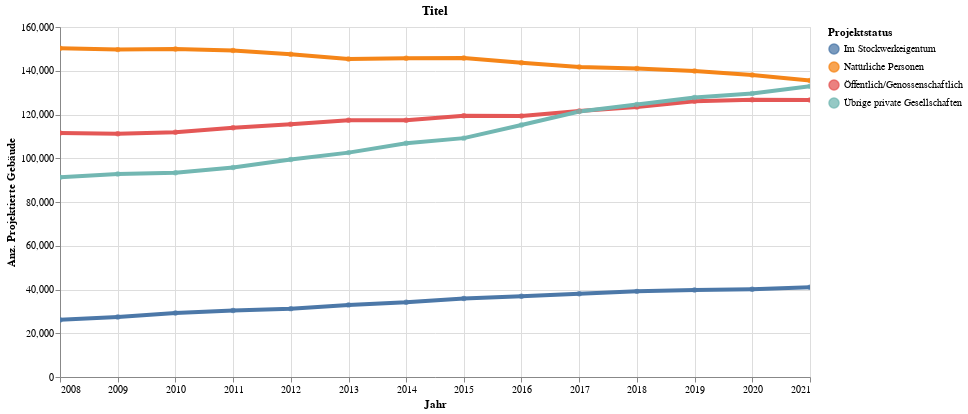

The code cell stored with this chart in its notebook:
### Code cell
myTitle="Titel"

highlight = alt.selection(type='single', on='mouseover',
                          fields=['EigGruLang'], nearest=True)
#x='date:StichtagDatJahr',
base = alt.Chart(myAgg.reset_index().query('sum_PersTotal > 1'), title=myTitle).encode(
    x=alt.X('StichtagDatJahr', axis=alt.Axis(title='Jahr'))# , axis=alt.Axis(format='%', title='percentage')
    , y=alt.X('sum_PersTotal', axis=alt.Axis(title='Anz. Projektierte Gebäude'))
    , color=alt.Color('EigGruLang', legend=alt.Legend(title="Projektstatus", orient="right"))  
    ,tooltip=['StichtagDatJahr', 'StichtagDatJahr', 'EigGruSort', 'EigGruLang','sum_PersTotal','sum_NatAuGebAu']    
)
points = base.mark_circle().encode(
    opacity=alt.value(0.75)
).add_selection(
    highlight
).properties(
    width=750 , height=350
)
lines = base.mark_line().encode(
    size=alt.condition(~highlight, alt.value(0.5), alt.value(4))
).interactive()

lines + points

### Figure 1 — Vega-Lite specification as saved in the notebook (floating-point values rounded to 4 significant figures)
{"config": {"view": {"continuousWidth": 400, "continuousHeight": 300}}, "layer": [{"mark": "line", "encoding": {"color": {"type": "nominal", "field": "EigGruLang", "legend": {"orient": "right", "title": "Projektstatus"}}, "size": {"condition": {"value": 0.5, "selection": {"not": "selector003"}}, "value": 4}, "tooltip": [{"type": "temporal", "field": "StichtagDatJahr"}, {"type": "temporal", "field": "StichtagDatJahr"}, {"type": "quantitative", "field": "EigGruSort"}, {"type": "nominal", "field": "EigGruLang"}, {"type": "quantitative", "field": "sum_PersTotal"}, {"type": "quantitative", "field": "sum_NatAuGebAu"}], "x": {"type": "temporal", "axis": {"title": "Jahr"}, "field": "StichtagDatJahr"}, "y": {"type": "quantitative", "axis": {"title": "Anz. Projektierte Gebäude"}, "field": "sum_PersTotal"}}, "selection": {"selector004": {"type": "interval", "bind": "scales", "encodings": ["x", "y"]}}, "title": "Titel"}, {"mark": "circle", "encoding": {"color": {"type": "nominal", "field": "EigGruLang", "legend": {"orient": "right", "title": "Projektstatus"}}, "opacity": {"value": 0.75}, "tooltip": [{"type": "temporal", "field": "StichtagDatJahr"}, {"type": "temporal", "field": "StichtagDatJahr"}, {"type": "quantitative", "field": "EigGruSort"}, {"type": "nominal", "field": "EigGruLang"}, {"type": "quantitative", "field": "sum_PersTotal"}, {"type": "quantitative", "field": "sum_NatAuGebAu"}], "x": {"type": "temporal", "axis": {"title": "Jahr"}, "field": "StichtagDatJahr"}, "y": {"type": "quantitative", "axis": {"title": "Anz. Projektierte Gebäude"}, "field": "sum_PersTotal"}}, "height": 350, "selection": {"selector003": {"type": "single", "on": "mouseover", "fields": ["EigGruLang"], "nearest": true}}, "title": "Titel", "width": 750}], "data": {"name": "data-d3d23f5805fef56f85b06ff6b2c544d3"}, "$schema": "https://vega.github.io/schema/vega-lite/v4.8.1.json", "datasets": {"data-d3d23f5805fef56f85b06ff6b2c544d3": [{"StichtagDatJahr": "2008-01-01T00:00:00", "EigGruSort": 1, "EigGruLang": "Öffentlich/Genossenschaftlich", "sum_PersTotal": 111566, "sum_NatCHGebCH": 68919, "sum_NatAuGebAu": 21058}, {"StichtagDatJahr": "2008-01-01T00:00:00", "EigGruSort": 2, "EigGruLang": "Übrige private Gesellschaften", "sum_PersTotal": 91361, "sum_NatCHGebCH": 48513, "sum_NatAuGebAu": 28145}, {"StichtagDatJahr": "2008-01-01T00:00:00", "EigGruSort": 3, "EigGruLang": "Natürliche Personen", "sum_PersTotal": 150271, "sum_NatCHGebCH": 84134, "sum_NatAuGebAu": 43925}, {"StichtagDatJahr": "2008-01-01T00:00:00", "EigGruSort": 4, "EigGruLang": "Im Stockwerkeigentum", "sum_PersTotal": 26114, "sum_NatCHGebCH": 15960, "sum_NatAuGebAu": 5855}, {"StichtagDatJahr": "2009-01-01T00:00:00", "EigGruSort": 1, "EigGruLang": "Öffentlich/Genossenschaftlich", "sum_PersTotal": 111213, "sum_NatCHGebCH": 68877, "sum_NatAuGebAu": 20605}, {"StichtagDatJahr": "2009-01-01T00:00:00", "EigGruSort": 2, "EigGruLang": "Übrige private Gesellschaften", "sum_PersTotal": 92847, "sum_NatCHGebCH": 48874, "sum_NatAuGebAu": 28936}, {"StichtagDatJahr": "2009-01-01T00:00:00", "EigGruSort": 3, "EigGruLang": "Natürliche Personen", "sum_PersTotal": 149658, "sum_NatCHGebCH": 83770, "sum_NatAuGebAu": 43487}, {"StichtagDatJahr": "2009-01-01T00:00:00", "EigGruSort": 4, "EigGruLang": "Im Stockwerkeigentum", "sum_PersTotal": 27457, "sum_NatCHGebCH": 16555, "sum_NatAuGebAu": 6246}, {"StichtagDatJahr": "2010-01-01T00:00:00", "EigGruSort": 1, "EigGruLang": "Öffentlich/Genossenschaftlich", "sum_PersTotal": 111926, "sum_NatCHGebCH": 69297, "sum_NatAuGebAu": 20462}, {"StichtagDatJahr": "2010-01-01T00:00:00", "EigGruSort": 2, "EigGruLang": "Übrige private Gesellschaften", "sum_PersTotal": 93383, "sum_NatCHGebCH": 49065, "sum_NatAuGebAu": 29093}, {"StichtagDatJahr": "2010-01-01T00:00:00", "EigGruSort": 3, "EigGruLang": "Natürliche Personen", "sum_PersTotal": 149912, "sum_NatCHGebCH": 83305, "sum_NatAuGebAu": 43869}, {"StichtagDatJahr": "2010-01-01T00:00:00", "EigGruSort": 4, "EigGruLang": "Im Stockwerkeigentum", "sum_PersTotal": 29287, "sum_NatCHGebCH": 17435, "sum_NatAuGebAu": 6730}, {"StichtagDatJahr": "2011-01-01T00:00:00", "EigGruSort": 4, "EigGruLang": "Im Stockwerkeigentum", "sum_PersTotal": 30436, "sum_NatCHGebCH": 17913, "sum_NatAuGebAu": 7131}, {"StichtagDatJahr": "2011-01-01T00:00:00", "EigGruSort": 3, "EigGruLang": "Natürliche Personen", "sum_PersTotal": 149303, "sum_NatCHGebCH": 82309, "sum_NatAuGebAu": 44491}, {"StichtagDatJahr": "2011-01-01T00:00:00", "EigGruSort": 1, "EigGruLang": "Öffentlich/Genossenschaftlich", "sum_PersTotal": 113894, "sum_NatCHGebCH": 69932, "sum_NatAuGebAu": 21239}, {"StichtagDatJahr": "2011-01-01T00:00:00", "EigGruSort": 2, "EigGruLang": "Übrige private Gesellschaften", "sum_PersTotal": 95731, "sum_NatCHGebCH": 49191, "sum_NatAuGebAu": 30977}, {"StichtagDatJahr": "2012-01-01T00:00:00", "EigGruSort": 1, "EigGruLang": "Öffentlich/Genossenschaftlich", "sum_PersTotal": 115560, "sum_NatCHGebCH": 71079, "sum_NatAuGebAu": 21279}, {"StichtagDatJahr": "2012-01-01T00:00:00", "EigGruSort": 2, "EigGruLang": "Übrige private Gesellschaften", "sum_PersTotal": 99406, "sum_NatCHGebCH": 50228, "sum_NatAuGebAu": 32957}, {"StichtagDatJahr": "2012-01-01T00:00:00", "EigGruSort": 3, "EigGruLang": "Natürliche Personen", "sum_PersTotal": 147496, "sum_NatCHGebCH": 80940, "sum_NatAuGebAu": 44391}, {"StichtagDatJahr": "2012-01-01T00:00:00", "EigGruSort": 4, "EigGruLang": "Im Stockwerkeigentum", "sum_PersTotal": 31255, "sum_NatCHGebCH": 18251, "sum_NatAuGebAu": 7451}, {"StichtagDatJahr": "2013-01-01T00:00:00", "EigGruSort": 4, "EigGruLang": "Im Stockwerkeigentum", "sum_PersTotal": 32968, "sum_NatCHGebCH": 19147, "sum_NatAuGebAu": 8028}, {"StichtagDatJahr": "2013-01-01T00:00:00", "EigGruSort": 1, "EigGruLang": "Öffentlich/Genossenschaftlich", "sum_PersTotal": 117357, "sum_NatCHGebCH": 71923, "sum_NatAuGebAu": 21636}, {"StichtagDatJahr": "2013-01-01T00:00:00", "EigGruSort": 2, "EigGruLang": "Übrige private Gesellschaften", "sum_PersTotal": 102575, "sum_NatCHGebCH": 51339, "sum_NatAuGebAu": 34469}, {"StichtagDatJahr": "2013-01-01T00:00:00", "EigGruSort": 3, "EigGruLang": "Natürliche Personen", "sum_PersTotal": 145421, "sum_NatCHGebCH": 79024, "sum_NatAuGebAu": 44604}, {"StichtagDatJahr": "2014-01-01T00:00:00", "EigGruSort": 3, "EigGruLang": "Natürliche Personen", "sum_PersTotal": 145753, "sum_NatCHGebCH": 78791, "sum_NatAuGebAu": 45024}, {"StichtagDatJahr": "2014-01-01T00:00:00", "EigGruSort": 4, "EigGruLang": "Im Stockwerkeigentum", "sum_PersTotal": 34131, "sum_NatCHGebCH": 19647, "sum_NatAuGebAu": 8438}, {"StichtagDatJahr": "2014-01-01T00:00:00", "EigGruSort": 1, "EigGruLang": "Öffentlich/Genossenschaftlich", "sum_PersTotal": 117344, "sum_NatCHGebCH": 71887, "sum_NatAuGebAu": 21363}, {"StichtagDatJahr": "2014-01-01T00:00:00", "EigGruSort": 2, "EigGruLang": "Übrige private Gesellschaften", "sum_PersTotal": 106884, "sum_NatCHGebCH": 52884, "sum_NatAuGebAu": 36677}, {"StichtagDatJahr": "2015-01-01T00:00:00", "EigGruSort": 1, "EigGruLang": "Öffentlich/Genossenschaftlich", "sum_PersTotal": 119443, "sum_NatCHGebCH": 73055, "sum_NatAuGebAu": 21674}, {"StichtagDatJahr": "2015-01-01T00:00:00", "EigGruSort": 2, "EigGruLang": "Übrige private Gesellschaften", "sum_PersTotal": 109197, "sum_NatCHGebCH": 53622, "sum_NatAuGebAu": 37712}, {"StichtagDatJahr": "2015-01-01T00:00:00", "EigGruSort": 3, "EigGruLang": "Natürliche Personen", "sum_PersTotal": 145788, "sum_NatCHGebCH": 78225, "sum_NatAuGebAu": 45409}, {"StichtagDatJahr": "2015-01-01T00:00:00", "EigGruSort": 4, "EigGruLang": "Im Stockwerkeigentum", "sum_PersTotal": 35900, "sum_NatCHGebCH": 20599, "sum_NatAuGebAu": 8921}, {"StichtagDatJahr": "2016-01-01T00:00:00", "EigGruSort": 1, "EigGruLang": "Öffentlich/Genossenschaftlich", "sum_PersTotal": 119341, "sum_NatCHGebCH": 72896, "sum_NatAuGebAu": 21451}, {"StichtagDatJahr": "2016-01-01T00:00:00", "EigGruSort": 2, "EigGruLang": "Übrige private Gesellschaften", "sum_PersTotal": 115199, "sum_NatCHGebCH": 56018, "sum_NatAuGebAu": 40418}, {"StichtagDatJahr": "2016-01-01T00:00:00", "EigGruSort": 3, "EigGruLang": "Natürliche Personen", "sum_PersTotal": 143685, "sum_NatCHGebCH": 77270, "sum_NatAuGebAu": 44557}, {"StichtagDatJahr": "2016-01-01T00:00:00", "EigGruSort": 4, "EigGruLang": "Im Stockwerkeigentum", "sum_PersTotal": 36956, "sum_NatCHGebCH": 21087, "sum_NatAuGebAu": 9251}, {"StichtagDatJahr": "2017-01-01T00:00:00", "EigGruSort": 1, "EigGruLang": "Öffentlich/Genossenschaftlich", "sum_PersTotal": 121557, "sum_NatCHGebCH": 74046, "sum_NatAuGebAu": 21970}, {"StichtagDatJahr": "2017-01-01T00:00:00", "EigGruSort": 2, "EigGruLang": "Übrige private Gesellschaften", "sum_PersTotal": 121387, "sum_NatCHGebCH": 57977, "sum_NatAuGebAu": 43534}, {"StichtagDatJahr": "2017-01-01T00:00:00", "EigGruSort": 3, "EigGruLang": "Natürliche Personen", "sum_PersTotal": 141703, "sum_NatCHGebCH": 76081, "sum_NatAuGebAu": 43940}, {"StichtagDatJahr": "2017-01-01T00:00:00", "EigGruSort": 4, "EigGruLang": "Im Stockwerkeigentum", "sum_PersTotal": 38080, "sum_NatCHGebCH": 21691, "sum_NatAuGebAu": 9529}, {"StichtagDatJahr": "2018-01-01T00:00:00", "EigGruSort": 4, "EigGruLang": "Im Stockwerkeigentum", "sum_PersTotal": 39145, "sum_NatCHGebCH": 22129, "sum_NatAuGebAu": 9765}, {"StichtagDatJahr": "2018-01-01T00:00:00", "EigGruSort": 3, "EigGruLang": "Natürliche Personen", "sum_PersTotal": 141042, "sum_NatCHGebCH": 75552, "sum_NatAuGebAu": 43739}, {"StichtagDatJahr": "2018-01-01T00:00:00", "EigGruSort": 1, "EigGruLang": "Öffentlich/Genossenschaftlich", "sum_PersTotal": 123432, "sum_NatCHGebCH": 75333, "sum_NatAuGebAu": 21875}, {"StichtagDatJahr": "2018-01-01T00:00:00", "EigGruSort": 2, "EigGruLang": "Übrige private Gesellschaften", "sum_PersTotal": 124530, "sum_NatCHGebCH": 59004, "sum_NatAuGebAu": 44913}, {"StichtagDatJahr": "2019-01-01T00:00:00", "EigGruSort": 1, "EigGruLang": "Öffentlich/Genossenschaftlich", "sum_PersTotal": 126024, "sum_NatCHGebCH": 76813, "sum_NatAuGebAu": 22225}, {"StichtagDatJahr": "2019-01-01T00:00:00", "EigGruSort": 2, "EigGruLang": "Übrige private Gesellschaften", "sum_PersTotal": 127818, "sum_NatCHGebCH": 60230, "sum_NatAuGebAu": 46290}, {"StichtagDatJahr": "2019-01-01T00:00:00", "EigGruSort": 3, "EigGruLang": "Natürliche Personen", "sum_PersTotal": 139904, "sum_NatCHGebCH": 74928, "sum_NatAuGebAu": 43302}, {"StichtagDatJahr": "2019-01-01T00:00:00", "EigGruSort": 4, "EigGruLang": "Im Stockwerkeigentum", "sum_PersTotal": 39786, "sum_NatCHGebCH": 22317, "sum_NatAuGebAu": 9931}, {"StichtagDatJahr": "2020-01-01T00:00:00", "EigGruSort": 1, "EigGruLang": "Öffentlich/Genossenschaftlich", "sum_PersTotal": 126742, "sum_NatCHGebCH": 77256, "sum_NatAuGebAu": 22183}, {"StichtagDatJahr": "2020-01-01T00:00:00", "EigGruSort": 2, "EigGruLang": "Übrige private Gesellschaften", "sum_PersTotal": 129625, "sum_NatCHGebCH": 60705, "sum_NatAuGebAu": 47002}, {"StichtagDatJahr": "2020-01-01T00:00:00", "EigGruSort": 3, "EigGruLang": "Natürliche Personen", "sum_PersTotal": 138019, "sum_NatCHGebCH": 74131, "sum_NatAuGebAu": 42255}, {"StichtagDatJahr": "2020-01-01T00:00:00", "EigGruSort": 4, "EigGruLang": "Im Stockwerkeigentum", "sum_PersTotal": 40137, "sum_NatCHGebCH": 22513, "sum_NatAuGebAu": 9937}, {"StichtagDatJahr": "2021-01-01T00:00:00", "EigGruSort": 3, "EigGruLang": "Natürliche Personen", "sum_PersTotal": 135580, "sum_NatCHGebCH": 72891, "sum_NatAuGebAu": 41208}, {"StichtagDatJahr": "2021-01-01T00:00:00", "EigGruSort": 1, "EigGruLang": "Öffentlich/Genossenschaftlich", "sum_PersTotal": 126645, "sum_NatCHGebCH": 76959, "sum_NatAuGebAu": 22261}, {"StichtagDatJahr": "2021-01-01T00:00:00", "EigGruSort": 2, "EigGruLang": "Übrige private Gesellschaften", "sum_PersTotal": 132866, "sum_NatCHGebCH": 61540, "sum_NatAuGebAu": 48824}, {"StichtagDatJahr": "2021-01-01T00:00:00", "EigGruSort": 4, "EigGruLang": "Im Stockwerkeigentum", "sum_PersTotal": 41030, "sum_NatCHGebCH": 22825, "sum_NatAuGebAu": 10271}]}}
